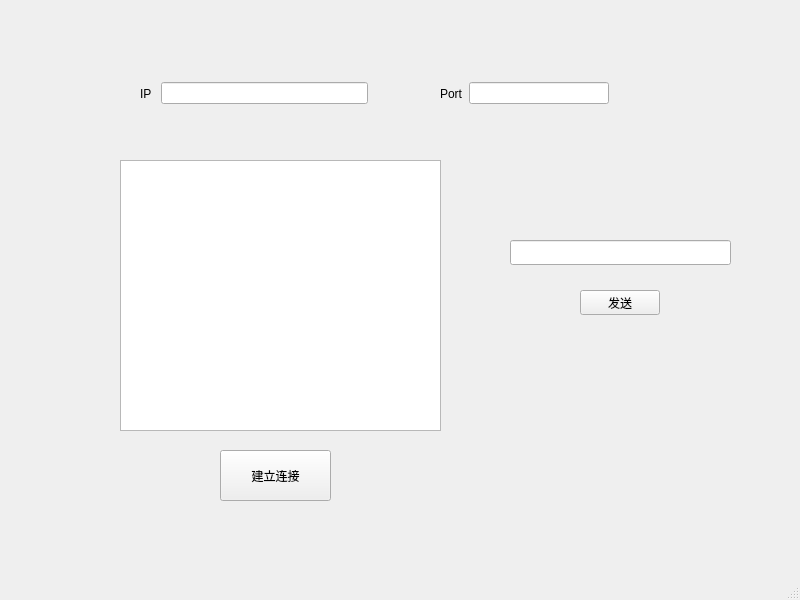
<?xml version="1.0" encoding="UTF-8"?>
<ui version="4.0">
 <class>MainWindow</class>
 <widget class="QMainWindow" name="MainWindow">
  <property name="geometry">
   <rect>
    <x>0</x>
    <y>0</y>
    <width>800</width>
    <height>600</height>
   </rect>
  </property>
  <property name="windowTitle">
   <string>MainWindow</string>
  </property>
  <widget class="QWidget" name="centralwidget">
   <widget class="QPushButton" name="connectButton">
    <property name="geometry">
     <rect>
      <x>220</x>
      <y>450</y>
      <width>111</width>
      <height>51</height>
     </rect>
    </property>
    <property name="text">
     <string>建立连接</string>
    </property>
   </widget>
   <widget class="QTextBrowser" name="textBrowser">
    <property name="geometry">
     <rect>
      <x>120</x>
      <y>160</y>
      <width>321</width>
      <height>271</height>
     </rect>
    </property>
   </widget>
   <widget class="QWidget" name="layoutWidget">
    <property name="geometry">
     <rect>
      <x>140</x>
      <y>80</y>
      <width>228</width>
      <height>27</height>
     </rect>
    </property>
    <layout class="QHBoxLayout" name="horizontalLayout">
     <item>
      <widget class="QLabel" name="label">
       <property name="text">
        <string>IP </string>
       </property>
      </widget>
     </item>
     <item>
      <widget class="QLineEdit" name="ipLine"/>
     </item>
    </layout>
   </widget>
   <widget class="QWidget" name="layoutWidget">
    <property name="geometry">
     <rect>
      <x>440</x>
      <y>80</y>
      <width>169</width>
      <height>27</height>
     </rect>
    </property>
    <layout class="QHBoxLayout" name="horizontalLayout_2">
     <item>
      <widget class="QLabel" name="label_2">
       <property name="text">
        <string>Port</string>
       </property>
      </widget>
     </item>
     <item>
      <widget class="QLineEdit" name="portLine"/>
     </item>
    </layout>
   </widget>
   <widget class="QLineEdit" name="sendLine">
    <property name="geometry">
     <rect>
      <x>510</x>
      <y>240</y>
      <width>221</width>
      <height>25</height>
     </rect>
    </property>
   </widget>
   <widget class="QPushButton" name="sendButton">
    <property name="geometry">
     <rect>
      <x>580</x>
      <y>290</y>
      <width>80</width>
      <height>25</height>
     </rect>
    </property>
    <property name="text">
     <string>发送</string>
    </property>
   </widget>
  </widget>
  <widget class="QMenuBar" name="menubar">
   <property name="geometry">
    <rect>
     <x>0</x>
     <y>0</y>
     <width>800</width>
     <height>22</height>
    </rect>
   </property>
  </widget>
  <widget class="QStatusBar" name="statusbar"/>
 </widget>
 <resources/>
 <connections/>
</ui>
